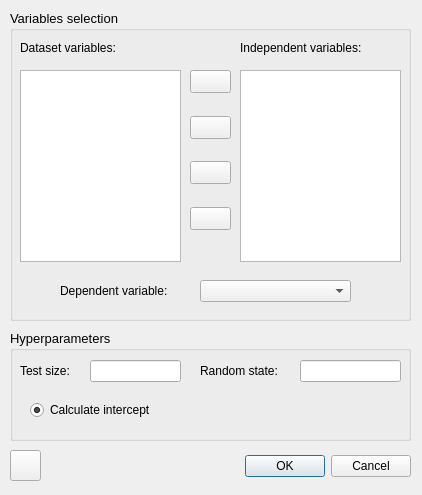
<?xml version="1.0" encoding="UTF-8"?>
<ui version="4.0">
 <class>linear_regressor</class>
 <widget class="QWidget" name="linear_regressor">
  <property name="geometry">
   <rect>
    <x>0</x>
    <y>0</y>
    <width>422</width>
    <height>495</height>
   </rect>
  </property>
  <property name="windowTitle">
   <string>Linear regression</string>
  </property>
  <widget class="QGroupBox" name="groupBox">
   <property name="geometry">
    <rect>
     <x>10</x>
     <y>10</y>
     <width>401</width>
     <height>311</height>
    </rect>
   </property>
   <property name="font">
    <font>
     <pointsize>10</pointsize>
    </font>
   </property>
   <property name="title">
    <string>Variables selection</string>
   </property>
   <widget class="QLabel" name="label_9">
    <property name="geometry">
     <rect>
      <x>50</x>
      <y>270</y>
      <width>141</width>
      <height>21</height>
     </rect>
    </property>
    <property name="font">
     <font>
      <pointsize>9</pointsize>
     </font>
    </property>
    <property name="text">
     <string>Dependent variable:</string>
    </property>
   </widget>
   <widget class="QLabel" name="label_8">
    <property name="geometry">
     <rect>
      <x>230</x>
      <y>30</y>
      <width>181</width>
      <height>16</height>
     </rect>
    </property>
    <property name="font">
     <font>
      <pointsize>9</pointsize>
     </font>
    </property>
    <property name="text">
     <string>Independent variables:</string>
    </property>
   </widget>
   <widget class="QListWidget" name="listWidget_2">
    <property name="geometry">
     <rect>
      <x>230</x>
      <y>60</y>
      <width>161</width>
      <height>192</height>
     </rect>
    </property>
   </widget>
   <widget class="QWidget" name="verticalLayoutWidget">
    <property name="geometry">
     <rect>
      <x>180</x>
      <y>60</y>
      <width>41</width>
      <height>160</height>
     </rect>
    </property>
    <layout class="QVBoxLayout" name="verticalLayout">
     <item>
      <widget class="QPushButton" name="pushButton_1">
       <property name="text">
        <string/>
       </property>
       <property name="icon">
        <iconset>
         <normaloff>../feather/chevrons-right.svg</normaloff>../feather/chevrons-right.svg</iconset>
       </property>
      </widget>
     </item>
     <item>
      <spacer name="verticalSpacer">
       <property name="orientation">
        <enum>Qt::Vertical</enum>
       </property>
       <property name="sizeHint" stdset="0">
        <size>
         <width>20</width>
         <height>40</height>
        </size>
       </property>
      </spacer>
     </item>
     <item>
      <widget class="QPushButton" name="pushButton_2">
       <property name="text">
        <string/>
       </property>
       <property name="icon">
        <iconset>
         <normaloff>../feather/chevron-right.svg</normaloff>../feather/chevron-right.svg</iconset>
       </property>
      </widget>
     </item>
     <item>
      <spacer name="verticalSpacer_2">
       <property name="orientation">
        <enum>Qt::Vertical</enum>
       </property>
       <property name="sizeHint" stdset="0">
        <size>
         <width>20</width>
         <height>40</height>
        </size>
       </property>
      </spacer>
     </item>
     <item>
      <widget class="QPushButton" name="pushButton_3">
       <property name="text">
        <string/>
       </property>
       <property name="icon">
        <iconset>
         <normaloff>../feather/chevron-left.svg</normaloff>../feather/chevron-left.svg</iconset>
       </property>
      </widget>
     </item>
     <item>
      <spacer name="verticalSpacer_3">
       <property name="orientation">
        <enum>Qt::Vertical</enum>
       </property>
       <property name="sizeHint" stdset="0">
        <size>
         <width>20</width>
         <height>40</height>
        </size>
       </property>
      </spacer>
     </item>
     <item>
      <widget class="QPushButton" name="pushButton_4">
       <property name="text">
        <string/>
       </property>
       <property name="icon">
        <iconset>
         <normaloff>../feather/chevrons-left.svg</normaloff>../feather/chevrons-left.svg</iconset>
       </property>
      </widget>
     </item>
    </layout>
   </widget>
   <widget class="QListWidget" name="listWidget">
    <property name="geometry">
     <rect>
      <x>10</x>
      <y>60</y>
      <width>161</width>
      <height>192</height>
     </rect>
    </property>
   </widget>
   <widget class="QComboBox" name="comboBox">
    <property name="geometry">
     <rect>
      <x>190</x>
      <y>270</y>
      <width>151</width>
      <height>22</height>
     </rect>
    </property>
   </widget>
   <widget class="QLabel" name="label_7">
    <property name="geometry">
     <rect>
      <x>10</x>
      <y>30</y>
      <width>141</width>
      <height>16</height>
     </rect>
    </property>
    <property name="font">
     <font>
      <pointsize>9</pointsize>
     </font>
    </property>
    <property name="text">
     <string>Dataset variables:</string>
    </property>
   </widget>
  </widget>
  <widget class="QGroupBox" name="groupBox_2">
   <property name="geometry">
    <rect>
     <x>10</x>
     <y>330</y>
     <width>401</width>
     <height>111</height>
    </rect>
   </property>
   <property name="font">
    <font>
     <pointsize>10</pointsize>
    </font>
   </property>
   <property name="title">
    <string>Hyperparameters</string>
   </property>
   <widget class="QLabel" name="label_3">
    <property name="geometry">
     <rect>
      <x>10</x>
      <y>30</y>
      <width>71</width>
      <height>21</height>
     </rect>
    </property>
    <property name="font">
     <font>
      <pointsize>9</pointsize>
     </font>
    </property>
    <property name="text">
     <string>Test size:</string>
    </property>
   </widget>
   <widget class="QLineEdit" name="lineEdit_2">
    <property name="geometry">
     <rect>
      <x>290</x>
      <y>30</y>
      <width>101</width>
      <height>22</height>
     </rect>
    </property>
   </widget>
   <widget class="QRadioButton" name="radioButton_1">
    <property name="geometry">
     <rect>
      <x>20</x>
      <y>70</y>
      <width>151</width>
      <height>20</height>
     </rect>
    </property>
    <property name="font">
     <font>
      <pointsize>9</pointsize>
     </font>
    </property>
    <property name="text">
     <string>Calculate intercept</string>
    </property>
    <property name="checked">
     <bool>true</bool>
    </property>
   </widget>
   <widget class="QLineEdit" name="lineEdit_1">
    <property name="geometry">
     <rect>
      <x>80</x>
      <y>30</y>
      <width>91</width>
      <height>22</height>
     </rect>
    </property>
   </widget>
   <widget class="QLabel" name="label_2">
    <property name="geometry">
     <rect>
      <x>190</x>
      <y>30</y>
      <width>111</width>
      <height>21</height>
     </rect>
    </property>
    <property name="font">
     <font>
      <pointsize>9</pointsize>
     </font>
    </property>
    <property name="text">
     <string>Random state:</string>
    </property>
   </widget>
  </widget>
  <widget class="QDialogButtonBox" name="buttonBox">
   <property name="geometry">
    <rect>
     <x>230</x>
     <y>450</y>
     <width>181</width>
     <height>32</height>
    </rect>
   </property>
   <property name="orientation">
    <enum>Qt::Horizontal</enum>
   </property>
   <property name="standardButtons">
    <set>QDialogButtonBox::Cancel|QDialogButtonBox::Ok</set>
   </property>
  </widget>
  <widget class="QPushButton" name="pushButton">
   <property name="geometry">
    <rect>
     <x>10</x>
     <y>450</y>
     <width>31</width>
     <height>31</height>
    </rect>
   </property>
   <property name="text">
    <string/>
   </property>
   <property name="icon">
    <iconset>
     <normaloff>../../New folder/ease_ML/feather/help-circle.svg</normaloff>
     <normalon>../feather/help-circle.svg</normalon>../../New folder/ease_ML/feather/help-circle.svg</iconset>
   </property>
  </widget>
 </widget>
 <tabstops>
  <tabstop>comboBox</tabstop>
  <tabstop>lineEdit_1</tabstop>
  <tabstop>lineEdit_2</tabstop>
  <tabstop>radioButton_1</tabstop>
  <tabstop>pushButton</tabstop>
  <tabstop>pushButton_1</tabstop>
  <tabstop>pushButton_2</tabstop>
  <tabstop>pushButton_3</tabstop>
  <tabstop>pushButton_4</tabstop>
  <tabstop>listWidget</tabstop>
  <tabstop>listWidget_2</tabstop>
 </tabstops>
 <resources/>
 <connections/>
</ui>
